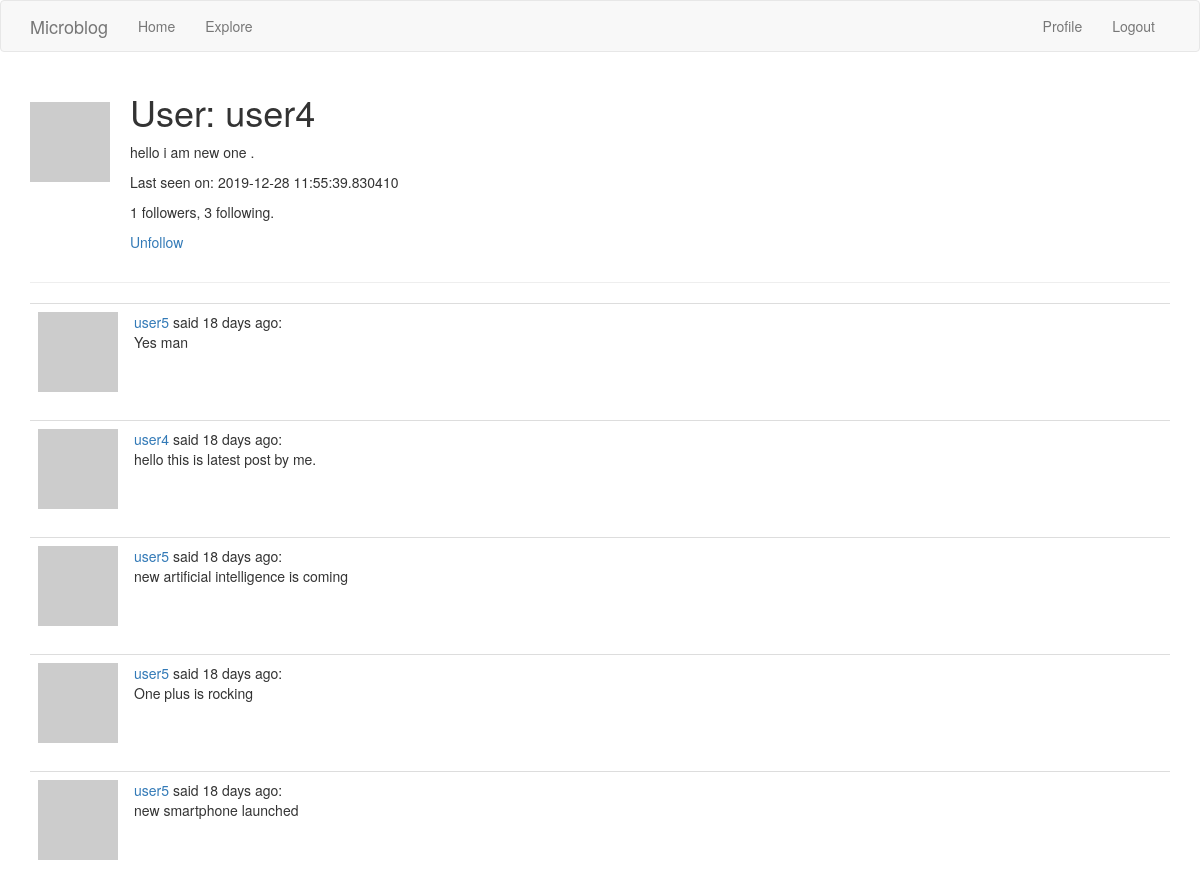
/user/user4 (signed in), run on the app's committed database.
### app/models.py (models this page shows, shortened)
class User(UserMixin, db.Model):
    id = db.Column(db.Integer, primary_key=True)
    username = db.Column(db.String(64), index=True, unique=True)
    email = db.Column(db.String(120), index=True, unique=True)
    password_hash = db.Column(db.String(128))
    posts = db.relationship('Post', backref='author', lazy='dynamic')
    about_me = db.Column(db.String(140))
    last_seen = db.Column(db.DateTime, default=datetime.utcnow)
    followed = db.relationship(
        'User', secondary=followers,
        primaryjoin=(followers.c.follower_id == id),
        secondaryjoin=(followers.c.followed_id == id),
        backref=db.backref('followers', lazy='dynamic'), lazy='dynamic')
    def avatar(self, size):
        digest = md5(self.email.lower().encode('utf-8')).hexdigest()
        return 'https://www.gravatar.com/avatar/{}?d=identicon&s={}'.format(
            digest, size)
    def is_following(self, user):
        return self.followed.filter(
            followers.c.followed_id == user.id).count() > 0
    def followed_posts(self):
        followed = Post.query.join(
            followers, (followers.c.followed_id == Post.user_id)).filter(
                followers.c.follower_id == self.id)
        own = Post.query.filter_by(user_id=self.id)
        return followed.union(own).order_by(Post.timestamp.desc())

class Post(db.Model):
    id = db.Column(db.Integer, primary_key=True)
    body = db.Column(db.String(140))
    timestamp = db.Column(db.DateTime, index=True, default=datetime.utcnow)
    user_id = db.Column(db.Integer, db.ForeignKey('user.id'))

### app/routes.py (the view)
@app.route('/user/<username>')
@login_required
def user(username):
    page = request.args.get('page', 1, type=int)
    user = User.query.filter_by(username=username).first_or_404()
    posts = current_user.followed_posts().paginate(
        page, app.config['POSTS_PER_PAGE'], False)
    next_url = url_for('explore', page=posts.next_num) \
        if posts.has_next else None
    prev_url = url_for('explore', page=posts.prev_num) \
        if posts.has_prev else None
    return render_template('user.html', user=user, posts=posts.items,
                          next_url=next_url, prev_url=prev_url)

### app/models.py (called while the page is built)
@login.user_loader
def load_user(id):
    return User.query.get(int(id))

### app/routes.py (called while the page is built)
@app.before_request
def before_request():
    if current_user.is_authenticated:
        current_user.last_seen = datetime.utcnow()
        db.session.commit()

### app/templates/user.html
{% extends "base.html" %}
{% block app_content %}
    <table>
        <tr valign="top">
            <td><img src="{{ user.avatar(128) }}" style = "margin-right: 20px; margin-top:30px;"></td>
            <td>
                <h1>User: {{ user.username }}</h1>
                {% if user.about_me %}<p>{{ user.about_me }}</p>{% endif %}
                {% if user.last_seen %}<p>Last seen on: {{ user.last_seen }}</p>{% endif %}
                <p>{{ user.followers.count() }} followers, {{ user.followed.count() }} following.</p>
                {% if user == current_user %}
                <p><a href="{{ url_for('edit_profile') }}">Edit your profile</a></p>
                {% elif not current_user.is_following(user) %}
                <p><a href="{{ url_for('follow', username=user.username) }}">Follow</a></p>
                {% else %}
                <p><a href="{{ url_for('unfollow', username=user.username) }}">Unfollow</a></p>
                {% endif %}
            </td>
        </tr>
    </table>
    <hr>
    {% for post in posts %}
        {% include '_post.html' %}
    {% endfor %}
{% endblock %}

### app/templates/_post.html
<table class="table table-hover">
    <tr>
        <td width="70px">
            <a href="{{ url_for('user', username=post.author.username) }}">
                <img src="{{ post.author.avatar(70) }}" />
            </a>
        </td>
        <td>
            <a href="{{ url_for('user', username=post.author.username) }}">
                {{ post.author.username }}
            </a>
            said {{ moment(post.timestamp).fromNow() }}:
            <br>
            {{ post.body }}
        </td>
    </tr>
</table>

### data on the page
User: username "user4", about_me "hello i am new one .", last_seen "2019-12-28 11:55:39.830410"
Post: author.username "user5", timestamp "18 days ago", body "Yes man"
Post: author.username "user4", timestamp "18 days ago", body "hello this is latest post by me."
Post: author.username "user5", timestamp "18 days ago", body "new artificial intelligence is coming"
Post: author.username "user5", timestamp "18 days ago", body "One plus is rocking"
Post: author.username "user5", timestamp "18 days ago", body "new smartphone launched"

### other printed values
{{ 'Home' }} "Home"
{{ 'Explore' }} "Explore"
{{ 'Profile' }} "Profile"
{{ 'Logout' }} "Logout"
{{ user.followers.count() }} "1"
{{ user.followed.count() }} "3"
